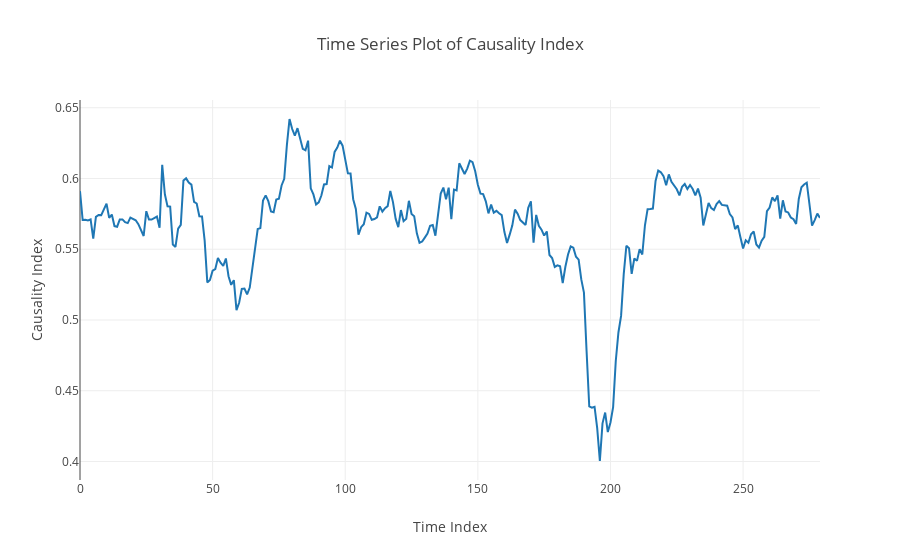

Notebook code cell kept with this figure:
### Code cell
calc_causality(data=data, target=target, scope=100, show_causality_time_series=True);

### Figure 1 — Plotly figure (JSON) as saved in the notebook; plotly's stock layout.template omitted (floating-point values rounded to 4 significant figures; data arrays with more than 128 entries replaced by an {"elided": "..."} marker saying what was removed)
{"data": [{"mode": "lines", "type": "scatter", "x": {"elided": "280 int values"}, "y": {"elided": "280 float values"}}], "layout": {"showlegend": false, "title": "Time Series Plot of Causality Index", "xaxis": {"title": "Time Index"}, "yaxis": {"title": "Causality Index"}}}
